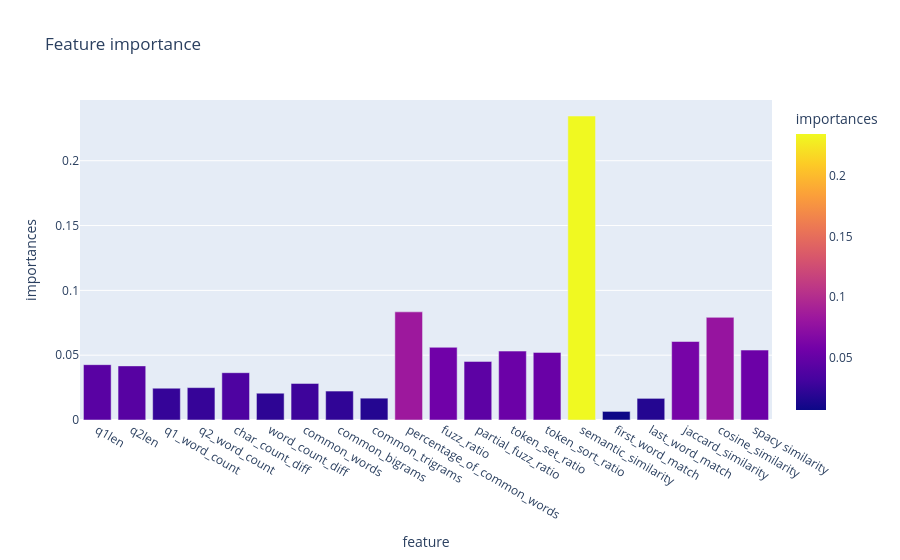

Notebook code cell kept with this figure:
### Code cell
fig=px.bar(df_importances,x="feature",y="importances",title="Feature importance",color="importances",height=600)
fig.show()

### Figure 1 — Plotly figure (JSON) as saved in the notebook; plotly's stock layout.template omitted (floating-point values rounded to 4 significant figures)
{"data": [{"alignmentgroup": "True", "hovertemplate": "feature=%{x}<br>importances=%{marker.color}<extra></extra>", "legendgroup": "", "marker": {"color": [0.04269, 0.04175, 0.02451, 0.02498, 0.03649, 0.02066, 0.02822, 0.02234, 0.01684, 0.08343, 0.05608, 0.04521, 0.05316, 0.05215, 0.2345, 0.00663, 0.01669, 0.06056, 0.07917, 0.05394], "coloraxis": "coloraxis", "pattern": {"shape": ""}}, "name": "", "offsetgroup": "", "orientation": "v", "showlegend": false, "textposition": "auto", "type": "bar", "x": ["q1len", "q2len", "q1_word_count", "q2_word_count", "char_count_diff", "word_count_diff", "common_words", "common_bigrams", "common_trigrams", "percentage_of_common_words", "fuzz_ratio", "partial_fuzz_ratio", "token_set_ratio", "token_sort_ratio", "semantic_similarity", "first_word_match", "last_word_match", "jaccard_similarity", "cosine_similarity", "spacy similarity"], "xaxis": "x", "y": [0.04269, 0.04175, 0.02451, 0.02498, 0.03649, 0.02066, 0.02822, 0.02234, 0.01684, 0.08343, 0.05608, 0.04521, 0.05316, 0.05215, 0.2345, 0.00663, 0.01669, 0.06056, 0.07917, 0.05394], "yaxis": "y"}], "layout": {"autosize": true, "barmode": "relative", "coloraxis": {"colorbar": {"title": {"text": "importances"}}, "colorscale": [[0, "#0d0887"], [0.1111, "#46039f"], [0.2222, "#7201a8"], [0.3333, "#9c179e"], [0.4444, "#bd3786"], [0.5556, "#d8576b"], [0.6667, "#ed7953"], [0.7778, "#fb9f3a"], [0.8889, "#fdca26"], [1, "#f0f921"]]}, "legend": {"tracegroupgap": 0}, "title": {"text": "Feature importance"}, "xaxis": {"anchor": "y", "autorange": true, "domain": [0, 1], "range": [-0.5, 19.5], "title": {"text": "feature"}, "type": "category"}, "yaxis": {"anchor": "x", "autorange": true, "domain": [0, 1], "range": [0, 0.2469], "title": {"text": "importances"}, "type": "linear"}}}
